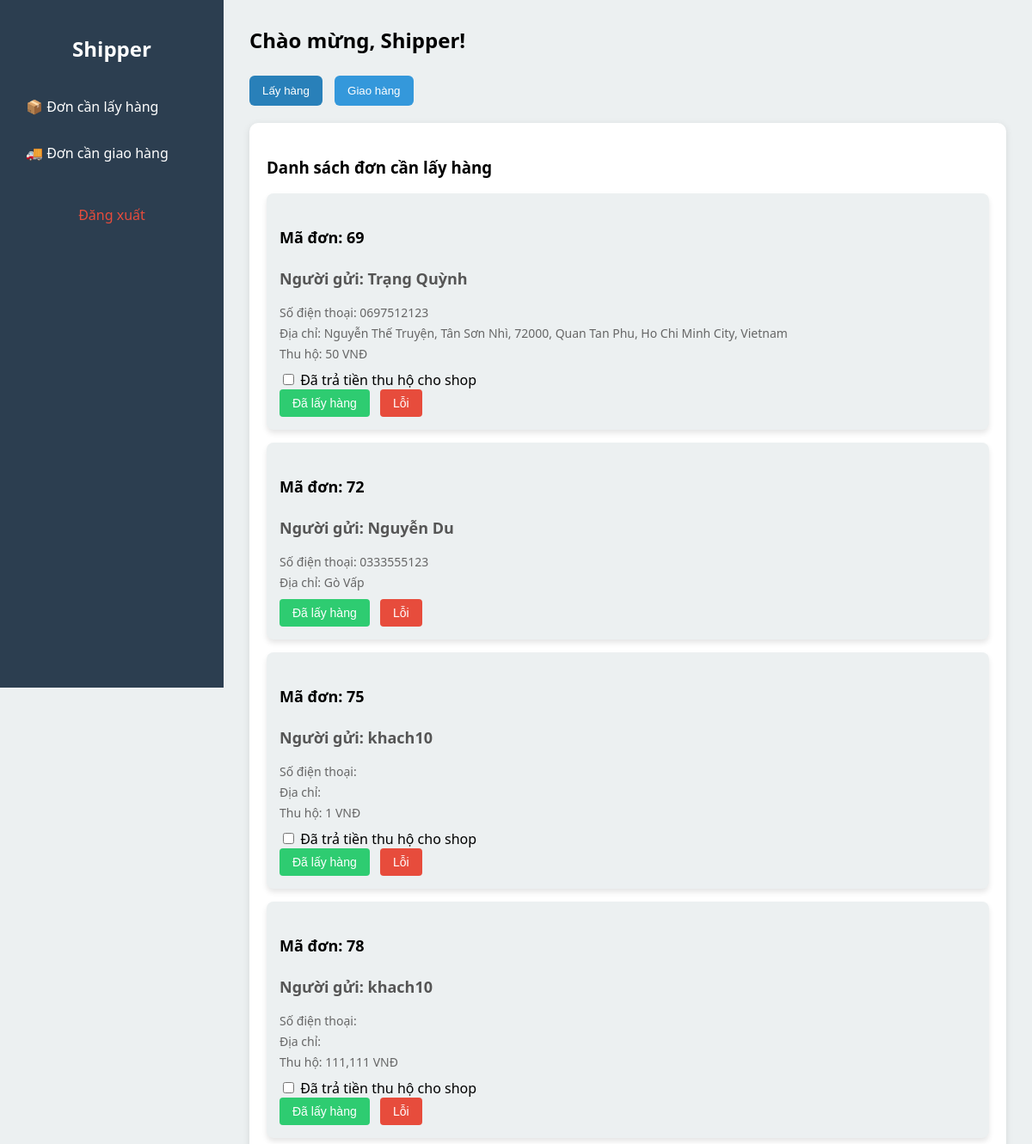
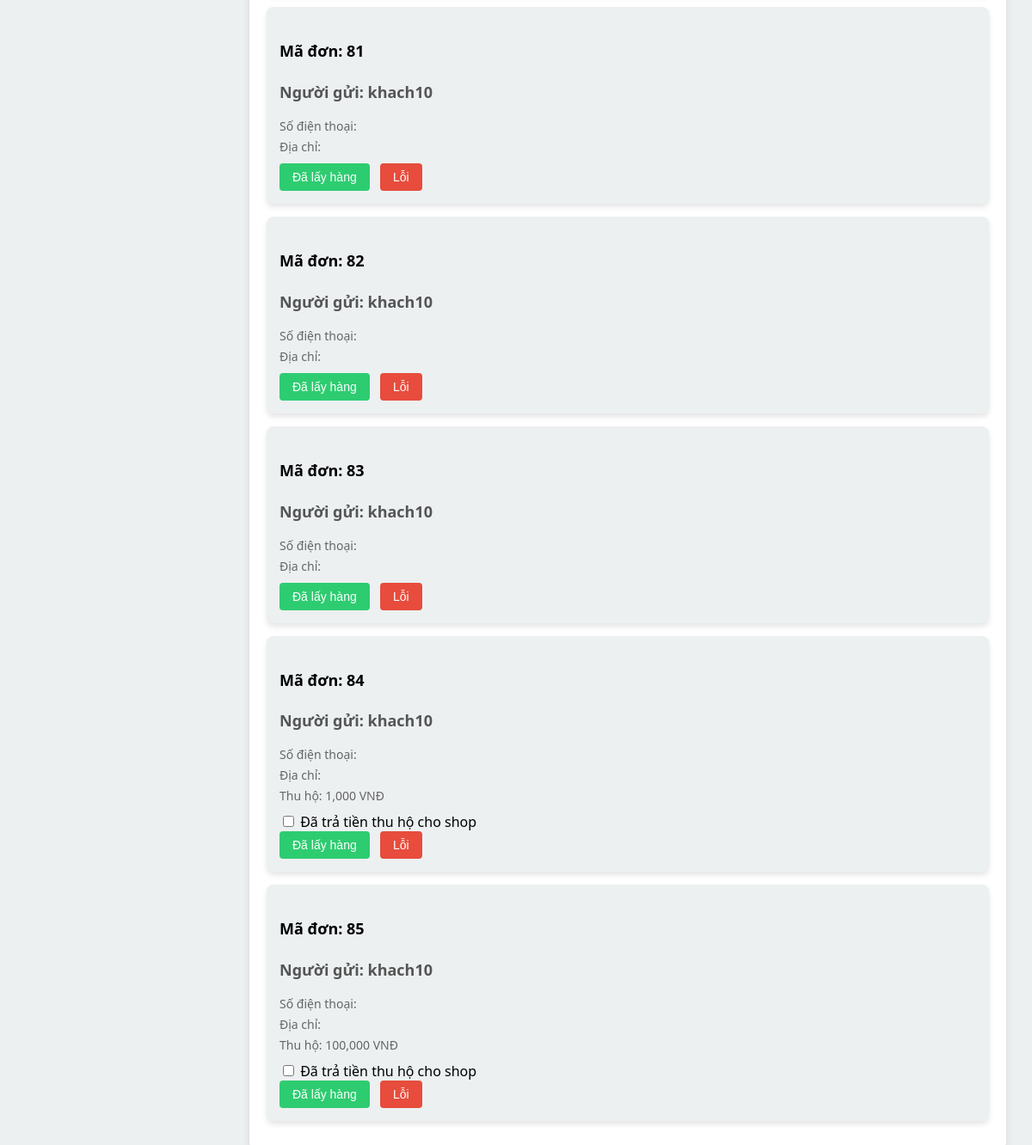
Screenshot of /dashboard_shipper.php (signed in) with the database file from the repository (2 pictures, top to bottom).
### tables this page shows
CREATE TABLE `donhang` (
  `madh` int(11) NOT NULL,
  `makh` int(11) NOT NULL,
  `ngaydat` date NOT NULL,
  `tennn` varchar(50) NOT NULL,
  `sdtnn` varchar(15) NOT NULL,
  `diachinn` text NOT NULL,
  `tinhtrangdh` varchar(20) NOT NULL,
  `shipping_fee` decimal(10,0) NOT NULL,
  `thuho` decimal(10,0) NOT NULL,
  `nguoitratien` varchar(20) NOT NULL,
  `hinhthuctt` varchar(20) DEFAULT NULL,
  `thanhtoan` varchar(20) NOT NULL,
  `manv` int(11) DEFAULT NULL
);

CREATE TABLE `khachhang` (
  `makh` int(11) NOT NULL,
  `tenkh` varchar(50) NOT NULL,
  `sdt` varchar(15) NOT NULL,
  `diachi` text NOT NULL,
  `hinhanh` varchar(20) NOT NULL,
  `matk` int(11) NOT NULL
);

### model/m_dangnhap.php (called while the page is built, shortened)
<?php
    include_once("ketnoi.php");
    class M_dangnhap{
        public function donhangnvlay($manv){
            $p = new Ketnoi();
            $con = $p->ketnoi();
            $con -> set_charset("utf8");
            if($con){
                $sql = "select * from donhang dh inner join khachhang kh on dh.makh = kh.makh where dh.manv = $manv and tinhtrangdh like 'Chờ lấy'";
                $rs = $con->query($sql);
                return $rs;
            }else{
                echo "Lỗi kết nối";
                return false;
            }
        }
        public function donhangnvgiao($manv){
            $p = new Ketnoi();
            $con = $p->ketnoi();
            $con -> set_charset("utf8");
            if($con){
                $sql = "select * from donhang dh inner join khachhang kh on dh.makh = kh.makh where dh.manv = $manv and tinhtrangdh like 'Đang giao'";
                $rs = $con->query($sql);
                return $rs;
            }else{
                echo "Lỗi kết nối";
                return false;
            }
        }
    }
?>

### control/c_dangnhap.php (called while the page is built, shortened)
<?php
    include("model/m_dangnhap.php");
    class C_dangnhap{
        public function get_donhangnvlay($manv){
            $p = new M_dangnhap();
            $con = $p-> donhangnvlay($manv);
            if($con){
                if($con->num_rows>0)
                    return $con;
                else
                    return 0;
            }else
                return false;
        }
        public function get_donhangnvgiao($manv){
            $p = new M_dangnhap();
            $con = $p-> donhangnvgiao($manv);
            if($con){
                if($con->num_rows>0)
                    return $con;
                else
                    return 0;
            }else
                return false;
        }
    }
?>

### model/ketnoi.php (called while the page is built, shortened)
<?php
    class Ketnoi{
        public function ketnoi(){
            return mysqli_connect("localhost", "root", "", "giaohang");
        }
    }
?>

### dashboard_shipper.php (the view, shortened to what this page needs)
<!DOCTYPE html>
<html lang="vi">
<head>
</head>
<?php
    $manv = $_SESSION["nv"];
    include_once("control/c_dangnhap.php");
    $p = new C_dangnhap();
    $con = $p->get_donhangnvlay($manv);
    $conn = $p->get_donhangnvgiao($manv);
?>
<body>
<div class="sidebar">
    <h2>Shipper</h2>
    <a href="#" onclick="showTab('layhang')">📦 Đơn cần lấy hàng</a>
    <a href="#" onclick="showTab('giaohang')">🚚 Đơn cần giao hàng</a>
    <div class="logout">
        <a href="dashboard_shipper.php?dangxuat">Đăng xuất</a>
    </div>
</div>
<div class="main">
    <div class="header">Chào mừng, Shipper!</div>
    <div class="tabs">
        <button id="btn-layhang" onclick="showTab('layhang')" class="active">Lấy hàng</button>
        <button id="btn-giaohang" onclick="showTab('giaohang')">Giao hàng</button>
    </div>
<div id="layhang" class="order-list">
    <h3>Danh sách đơn cần lấy hàng</h3>
    <?php
    if ($con) {
        while ($r = $con->fetch_assoc()) {
            $hasThuHo = ($r["thuho"] > 0);
            echo '<div class="order-card">
                <div class="order-header">
                    <h4>Mã đơn: ' . $r["madh"] . '</h4>
                    <p>Người gửi: ' . $r["tenkh"] . '</p>
                </div>
                <div class="order-details">
                    <p>Số điện thoại: ' . $r["sdt"] . '</p>
                    <p>Địa chỉ: ' . $r["diachi"] . '</p>';
            if ($hasThuHo) {
                echo '<p>Thu hộ: ' . number_format($r["thuho"]) . ' VNĐ</p>';
            }
            echo '</div>
                <div class="status-btn">
                    <form method="POST" style="display: inline;">';
            if ($hasThuHo) {
                echo '<label><input type="checkbox" name="thuho_paid" required> Đã trả tiền thu hộ cho shop</label><br>';
            }
            echo '<input type="hidden" name="madh_lay" value="' . $r["madh"] . '">
                    <button type="submit" class="success">Đã lấy hàng</button>
                    </form>';
            echo '<button class="fail" onclick="showReasonForm(\'lay\', ' . $r["madh"] . ')">Lỗi</button>
                </div>';
            echo '</div>';
        }
    } else {
        echo 'Không có đơn hàng';
    }
    ?>
</div>
</div>
</body>
</html>

### dashboard_shipper.php (style rules this page uses)
body { font-family: 'Segoe UI', sans-serif; margin: 0; padding: 0; display: flex; height: 100vh; background: #ecf0f1; }
.sidebar { width: 220px; background-color: #2c3e50; color: white; padding: 20px; }
.sidebar h2 { text-align: center; margin-bottom: 30px; }
.sidebar a { display: block; padding: 10px; margin-bottom: 12px; color: white; text-decoration: none; border-radius: 5px; transition: background 0.3s; }
.main { flex: 1; padding: 30px; }
.header { font-size: 24px; font-weight: bold; margin-bottom: 25px; }
.tabs { margin-bottom: 20px; }
.tabs button { padding: 10px 15px; margin-right: 10px; background: #3498db; color: white; border: none; border-radius: 6px; cursor: pointer; }
.tabs button.active { background: #2980b9; }
.order-list { background: white; border-radius: 10px; padding: 20px; box-shadow: 0 2px 8px rgba(0,0,0,0.1); }
.order-card { background: #ecf0f1; border-radius: 8px; padding: 15px; margin-bottom: 15px; box-shadow: 0 4px 6px rgba(0, 0, 0, 0.1); transition: transform 0.3s ease; }
.order-header { font-size: 18px; font-weight: bold; }
.order-header p { color: #555; }
.order-details p { margin: 5px 0; font-size: 14px; color: #666; }
.status-btn { margin-top: 10px; }
.status-btn button { margin-right: 8px; padding: 8px 15px; font-size: 14px; border: none; border-radius: 4px; cursor: pointer; }
.status-btn .success { background-color: #2ecc71; color: white; }
.status-btn .fail { background-color: #e74c3c; color: white; }
.logout { text-align: center; margin-top: 30px; }
.logout a { color: #e74c3c; text-decoration: none; }

### rows the page displays
donhang: madh "69", khachhang.tenkh "Trạng Quỳnh", khachhang.sdt "0697512123", khachhang.diachi "Nguyễn Thế Truyện, Tân Sơn Nhì, 72000, Quan Tan Phu, Ho Chi Minh City, Vietnam", thuho "50"
donhang: madh "72", khachhang.tenkh "Nguyễn Du", khachhang.sdt "0333555123", khachhang.diachi "Gò Vấp"
donhang: madh "75", khachhang.tenkh "khach10", thuho "1"
donhang: madh "78", khachhang.tenkh "khach10", thuho "111,111"
donhang: madh "81", khachhang.tenkh "khach10"
donhang: madh "82", khachhang.tenkh "khach10"
donhang: madh "83", khachhang.tenkh "khach10"
donhang: madh "84", khachhang.tenkh "khach10", thuho "1,000"
donhang: madh "85", khachhang.tenkh "khach10", thuho "100,000"
